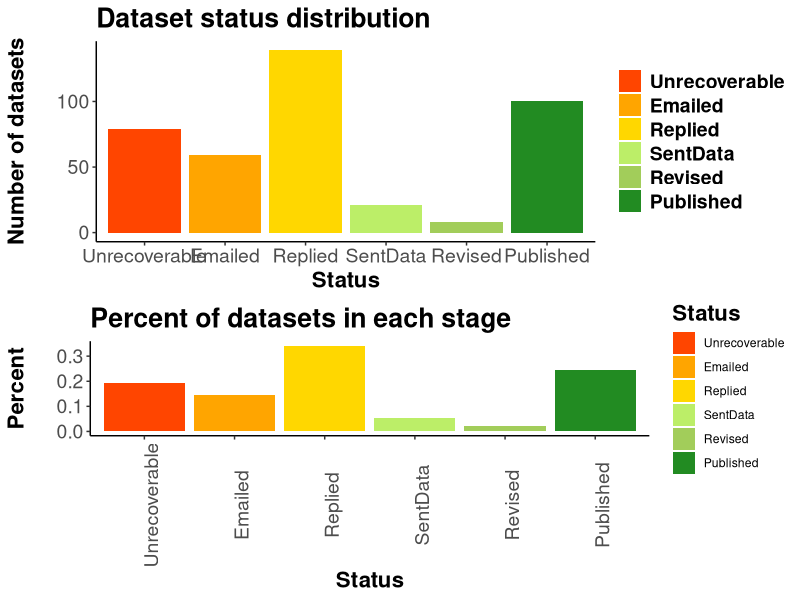

R code for this plot: (Note: this script raises an error after producing the figure.)
## ---- chunk 1

library(knitr)
library(dplyr)
library(readr)
library(ggplot2)
library(reshape2)
library(grid)
library(gridExtra)

rslt=read.csv('data/archResRevised.csv',header=T,stringsAsFactors=F)
rslt[rslt$Status=='published','Status']<-'Published'

rslt$succ=ifelse(rslt$Status %in% c('Published','SentData','Revised'),'aff','neg')
rslt$statSucc=ifelse(rslt$Status %in% c('Published','SentData','Revised'),1,2) # 1 = success, 2 = not successful

agDes=read.csv('data/ecoInfoAgencyDesig.csv',header=T,stringsAsFactors=T,col.names=c('agency','agGrp','agSubGrp'))
agDes$agGrp=gsub('nonProf','private',agDes$agGrp)

rslt2=merge(rslt,agDes,all.x=T)
## ---- chunk 2
statusCols=c('Unrecoverable'='orangered',
             'Emailed'='orange',
             'Replied'='gold',
             'SentData'='darkolivegreen2',
             'Revised'='darkolivegreen3',
             'Published'='forestgreen')

succCols=c('aff'='grey17',
           'neg'='grey89')

## ---- chunk 3

overall=table(rslt2$Status)
overallLong=melt(overall)
colnames(overallLong)=c('Status','nDatasets')
overall2=overallLong %>%
  mutate(prop=nDatasets/sum(nDatasets))

possible=overallLong %>%
  filter(!Status=='Unrecoverable') %>%
  mutate(prop=nDatasets/sum(nDatasets))

statusOrd=c('Unrecoverable','Emailed','Replied','SentData','Revised','Published')
#rslt2$Status=as.factor(rslt2$Status,levels=statusOrd,ordered=T)

statPlot=ggplot()+
  geom_bar(data=rslt2,
                 aes(x=factor(Status,levels=statusOrd,ordered=T),fill=Status))+
  scale_fill_manual(labels=statusOrd,values=statusCols,breaks=statusOrd)+
  theme(legend.title=element_blank())+
  theme(panel.grid.major = element_blank(),
        panel.grid.minor = element_blank(),
        panel.border = element_blank(),
        panel.background = element_blank())+
  #theme(axis.text.x = element_text(angle=90))+
  xlab('Status')+
  ylab('Number of datasets\n')+
  ggtitle('Dataset status distribution')+
  theme(axis.text=element_text(size=14),
        title=element_text(size=16,face="bold"),
        legend.text = element_text(size = 14, face = "bold"))+
  theme(axis.line.x = element_line(color="black"),
        axis.line.y = element_line(color="black"))

statPerc=ggplot(overall2,aes(x=factor(Status,levels=statusOrd,ordered=T),y=prop,fill=Status))+
  geom_bar(stat = "identity")+
  scale_fill_manual(labels=statusOrd,values=statusCols,breaks=statusOrd)+
  theme(axis.line=element_line('black'),
        panel.grid.major = element_blank(),
        panel.grid.minor = element_blank(),
        panel.border = element_blank(),
        panel.background = element_blank())+
  theme(axis.text.x = element_text(angle=90))+
  #ylim=c(0,300)+
  xlab('Status')+
  ylab('Percent\n')+
  ggtitle('Percent of datasets in each stage')+
  theme(axis.text=element_text(size=14),
        title=element_text(size=16,face="bold"))+
  theme(axis.line.x = element_line(color="black"),
        axis.line.y = element_line(color="black"))

grid.arrange(statPlot,statPerc, ncol = 1)

 # GOOD!
## ---- chunk 4

yrsCols=c("neg"='grey',
          "aff"='black')

catYN=as.data.frame(table(rslt2$dataType,rslt2$succ))
colnames(catYN)=c('category','succ','nDatasets')

broadSpl=strsplit(as.character(catYN$category),'-')
catYN$broad=sapply(broadSpl,function(x) x[1])
bioSub=sapply(broadSpl,function(x) x[2])

bioYN=catYN %>%
  filter(broad=='biological') %>%
  mutate(subCat=na.omit(bioSub)) %>%
  group_by(category) %>%
  mutate(prop=nDatasets/sum(nDatasets))
bioYN$subCat=factor(bioYN$subCat,levels=c('plankton','benthicInverts','fish','birds','mammals'))

##### general fields (biology grouped)

sums=bioYN %>%
  group_by(succ) %>%
  summarise(nDatasets=sum(nDatasets)) %>%
  mutate(category='biological') %>%
  select(category,succ,nDatasets)

broadDf=catYN %>%
  filter(!broad=='biological') %>%
  group_by(category) %>%
  mutate(prop=nDatasets/sum(nDatasets))
  
broadDf$category<-factor(broadDf$category,levels=c('physical','chemical','biological','ecosystem/habitat','social'))
broadDf[9:10,]<-sums

broadSucc=ggplot(broadDf,aes(x=category,y=nDatasets,fill=succ,order=rev(succ)))+
  geom_bar(stat = "identity")+
  scale_fill_manual(values=yrsCols,name='Success?',breaks=c('neg','aff'),labels=c('no','yes'))+
  theme(axis.line=element_line('black'),
        panel.grid.major = element_blank(),
        panel.grid.minor = element_blank(),
        panel.border = element_blank(),
        panel.background = element_blank())+
  theme(axis.text.x = element_text(angle=90))+
  #ylim=c(0,300)+
  xlab('Field')+
  ylab('Number of datasets\n')+
  ggtitle('Successes by project type')+
  theme(axis.text=element_text(size=14),
        title=element_text(size=16,face="bold"))+
  theme(axis.line.x = element_line(color="black"),
        axis.line.y = element_line(color="black"))

broadPerc=ggplot(broadDf[broadDf$succ=='aff',],aes(x=category,y=prop,order=rev(succ)))+
  geom_bar(stat = "identity")+
  #scale_fill_manual(values=yrsCols,name='Success?',breaks=c('neg','aff'),labels=c('no','yes'))+
  theme(axis.line=element_line('black'),
        panel.grid.major = element_blank(),
        panel.grid.minor = element_blank(),
        panel.border = element_blank(),
        panel.background = element_blank())+
  theme(axis.text.x = element_text(angle=90))+
  #ylim=c(0,300)+
  xlab('Field')+
  ylab('Percent successful')+
  ggtitle('Percent success by biology field')+
  theme(axis.text=element_text(size=14),
        title=element_text(size=16,face="bold"))

grid.arrange(broadSucc,broadPerc, ncol = 1)

## ---- chunk 5

bioSucc=ggplot(bioYN,aes(x=subCat,y=nDatasets,fill=succ,order=rev(succ)))+
  geom_bar(stat = "identity")+
  scale_fill_manual(values=yrsCols,name='Success?',breaks=c('neg','aff'),labels=c('no','yes'))+
  theme(axis.line=element_line('black'),
        panel.grid.major = element_blank(),
        panel.grid.minor = element_blank(),
        panel.border = element_blank(),
        panel.background = element_blank())+
  theme(axis.text.x = element_text(angle=90))+
  #ylim=c(0,300)+
  xlab('Field')+
  ylab('Number of datasets\n')+
  ggtitle('Successes of biology fields')+
  theme(axis.text=element_text(size=14),
        title=element_text(size=16,face="bold"))

bioPerc=ggplot(bioYN[bioYN$succ=='aff',],aes(x=subCat,y=prop,order=rev(succ)))+
  geom_bar(stat = "identity")+
  #scale_fill_manual(values=yrsCols,name='Success?',breaks=c('neg','aff'),labels=c('no','yes'))+
  theme(axis.line=element_line('black'),
        panel.grid.major = element_blank(),
        panel.grid.minor = element_blank(),
        panel.border = element_blank(),
        panel.background = element_blank())+
  theme(axis.text.x = element_text(angle=90))+
  #ylim=c(0,300)+
  xlab('Field')+
  ylab('Percent successful')+
  ggtitle('Percent success by biology field')+
  theme(axis.text=element_text(size=14),
        title=element_text(size=16,face="bold"))+
  theme(axis.line.x = element_line(color="black"),
        axis.line.y = element_line(color="black"))

grid.arrange(bioSucc, bioPerc, ncol = 1)
## ---- chunk 6

secYN=as.data.frame(table(rslt2$agGrp,rslt2$succ))
colnames(secYN)=c('sector','succ','nDatasets')

secYN2=secYN %>%
  group_by(sector) %>%
  mutate(prop=nDatasets/sum(nDatasets))
secYN$sector=factor(secYN$sector,levels=c('academia','government','private','tribe'))


secSucc=ggplot(secYN2,aes(x=sector,y=nDatasets,fill=succ,order=rev(succ)))+
  geom_bar(stat = "identity")+
  scale_fill_manual(values=yrsCols,name='Success?',breaks=c('neg','aff'),labels=c('no','yes'))+
  theme(axis.line=element_line('black'),
        panel.grid.major = element_blank(),
        panel.grid.minor = element_blank(),
        panel.border = element_blank(),
        panel.background = element_blank())+
  theme(axis.text.x = element_text(angle=90))+
  #ylim=c(0,300)+
  xlab('Sector')+
  ylab('Number of datasets\n')+
  ggtitle('Successes based on reaserch sector')+
  theme(axis.text=element_text(size=14),
        title=element_text(size=16,face="bold"))+
  theme(axis.line.x = element_line(color="black"),
        axis.line.y = element_line(color="black"))

secPerc=ggplot(secYN2[secYN2$succ=='aff',],aes(x=sector,y=prop,order=rev(succ)))+
  geom_bar(stat = "identity")+
  #scale_fill_manual(values=yrsCols,name='Success?',breaks=c('neg','aff'),labels=c('no','yes'))+
  theme(axis.line=element_line('black'),
        panel.grid.major = element_blank(),
        panel.grid.minor = element_blank(),
        panel.border = element_blank(),
        panel.background = element_blank())+
  theme(axis.text.x = element_text(angle=90))+
  #ylim=c(0,300)+
  xlab('Sector')+
  ylab('Percent successful\n')+
  ggtitle('Percent success by biology field')+
  theme(axis.text=element_text(size=14),
        title=element_text(size=16,face="bold"))

grid.arrange(secSucc, secPerc, ncol = 1)
## ---- chunk 7
secSubYN=as.data.frame(table(rslt2$agSubGrp,rslt2$succ))
colnames(secSubYN)=c('subSector','succ','nDatasets')

secSubYN2=secSubYN %>%
  group_by(subSector) %>%
  mutate(prop=nDatasets/sum(nDatasets))
secSubYN$sector=factor(secSubYN$subSector,levels=c('academia','government','private','tribe'))


subSecSucc=ggplot(secSubYN2,aes(x=subSector,y=nDatasets,fill=succ,order=rev(succ)))+
  geom_bar(stat = "identity")+
  scale_fill_manual(values=yrsCols,name='Success?',breaks=c('neg','aff'),labels=c('no','yes'))+
  theme(axis.line=element_line('black'),
        panel.grid.major = element_blank(),
        panel.grid.minor = element_blank(),
        panel.border = element_blank(),
        panel.background = element_blank())+
  theme(axis.text.x = element_text(angle=90))+
  #ylim=c(0,300)+
  xlab('Sector')+
  ylab('Number of datasets\n')+
  ggtitle('Successes based on reaserch sector type')+
  theme(axis.text=element_text(size=14),
        title=element_text(size=16,face="bold"))

subSecPerc=ggplot(secSubYN2[secSubYN2$succ=='aff',],aes(x=subSector,y=prop,order=rev(succ)))+
  geom_bar(stat = "identity")+
  #scale_fill_manual(values=yrsCols,name='Success?',breaks=c('neg','aff'),labels=c('no','yes'))+
  theme(axis.line=element_line('black'),
        panel.grid.major = element_blank(),
        panel.grid.minor = element_blank(),
        panel.border = element_blank(),
        panel.background = element_blank())+
  theme(axis.text.x = element_text(angle=90))+
  #ylim=c(0,300)+
  xlab('Sector')+
  ylab('Percent successful\n')+
  ggtitle('Percent success by research sector type')+
  theme(axis.text=element_text(size=14),
        title=element_text(size=16,face="bold"))

grid.arrange(subSecSucc, subSecPerc, ncol = 1)
## ---- chunk 8

rslt2$succ<-ifelse(rslt2$Status %in% c('Unrecoverable','Emailed','Replied'),1,0)

endYr=rslt2 %>%
  filter(!end<1989) %>%
  filter(!end>2010) %>%
  select(succ,end)

endYrs=as.data.frame(table(endYr$end,endYr$succ))
colnames(endYrs)=c('year','succ','freq')

yrsCols=c("1"='orangered',
           "0"='forestgreen')

ggplot(endYrs,aes(x=year,y=freq,fill=succ,order=rev(succ)))+
  geom_bar(stat = "identity")+
  scale_fill_manual(values=yrsCols,name='Success?',breaks=c('1','0'),labels=c('no','yes'))+
  theme(axis.line=element_line('black'),
        panel.grid.major = element_blank(),
        panel.grid.minor = element_blank(),
        panel.border = element_blank(),
        panel.background = element_blank())+
  theme(axis.text.x = element_text(angle=90))+
  xlab('Year')+
  ylab('Number of datasets\n')+
  ggtitle('Temporal distrtibution of EVOS datasets collected\nbased on the LAST year projects were funded')+
  theme(axis.text=element_text(size=14),
        title=element_text(size=16,face="bold"))
## ---- chunk 9
library(plyr)
yrsList=list()
placer=1
for(i in 1:nrow(rslt2)) {
  yrsList[[i]]=as.numeric(rslt2$start[i]):as.numeric(rslt2$end[i])
  placer=placer+1
}

yrsDf=ldply(yrsList,rbind)
yrsDf$status=rslt2$Status
yrsDf$category=rslt2$category
colnames(yrsDf)=c(paste('yrs',colnames(yrsDf)[1:89],sep='.'),'status','category')

yrsLng=reshape(yrsDf,varying=c(1:89),direction='long')
yrs3=yrsLng %>%
  filter(!is.na(yrs)) %>% 
  filter(!yrs<1989) %>%
  filter(!yrs>2010) %>%
  mutate(succ=ifelse(status %in% c('Published','SentData','Revised'),'aff','neg')) %>%
  select(succ,category,yrs)

totYrs=as.data.frame(table(yrs3$yrs,yrs3$succ))
colnames(totYrs)=c('year','succ','freq')

yrsCols=c("neg"='orangered',
          "aff"='forestgreen')

ggplot(totYrs,aes(x=year,y=freq,fill=succ,order=rev(succ)))+
  geom_bar(stat = "identity")+
  scale_fill_manual(values=yrsCols,name='Success?',breaks=c('aff','neg'),labels=c('no','yes'))+
  theme(axis.line=element_line('black'),
        panel.grid.major = element_blank(),
        panel.grid.minor = element_blank(),
        panel.border = element_blank(),
        panel.background = element_blank())+
  theme(axis.text.x = element_text(angle=90))+
  xlab('Year')+
  ylab('Number of datasets\n')+
  ggtitle('Temporal distrtibution of EVOS datasets collected\nbased on year data were collected')+
  theme(axis.text=element_text(size=14),
        title=element_text(size=16,face="bold"))+
  theme(axis.line.x = element_line(color="black"),
        axis.line.y = element_line(color="black")) ### GOOD!
## ---- chunk 10
reas=rslt2 %>%
  filter(Status=='Unrecoverable') %>%
  select(Status,reason)
reasTab=as.data.frame(table(reas$reason))
colnames(reasTab)=c('reason','nDatasets')

## add in status = 'emailed' to 'no contact info' & status = "replied" to unwilling to share? ...discuss with group

reasTab[reasTab$reason=='no contact info',"nDatasets"] <- (reasTab[reasTab$reason=='no contact info',"nDatasets"] + length(rslt2[rslt2$Status=='Emailed','Status']))

reasTab[reasTab$reason=='unwilling to share',"nDatasets"] <- (reasTab[reasTab$reason=='unwilling to share',"nDatasets"] + length(rslt2[rslt2$Status=='Replied','Status']))
reasTab<-arrange(reasTab,desc(nDatasets))
reasTab$reason<-factor(reasTab$reason,levels = reasTab$reason,ordered = T)

whyNot<-ggplot(reasTab,aes(x=reason,y=nDatasets))+
  geom_bar(stat = "identity")+
  theme(axis.line=element_line('black'),
        panel.grid.major = element_blank(),
        panel.grid.minor = element_blank(),
        panel.border = element_blank(),
        panel.background = element_blank())+
  theme(axis.text.x = element_text(angle=90))+
  xlab('\nReason data were not recovered')+
  ylab('Number of datasets\n')+
  ggtitle('Why are data not recovered?')+
  theme(axis.text=element_text(size=14),
        title=element_text(size=16,face="bold")) ## *** add each n as text above bar
whyNot
## ---- chunk 11

comp=data.frame(study=c('SavageVickers2009','WichertsEtAl2006','Wolins1962','evostcProject2012'),
                n=c(10,249,37,406),
                successRate=c(0.10,0.26,0.24,0.32))
comp

stComparison<-ggplot(comp,aes(x=study,y=successRate))+
  geom_bar(stat = "identity")+
  theme(axis.line=element_line('black'),
        panel.grid.major = element_blank(),
        panel.grid.minor = element_blank(),
        panel.border = element_blank(),
        panel.background = element_blank())+
  theme(axis.text.x = element_text(angle=90))+
  xlab('\nStudy')+
  ylim(0,0.5)+
  ylab('Percent successful\n')+
  ggtitle('Success rates from four data recovery studies')+
  theme(axis.text=element_text(size=14),
        title=element_text(size=16,face="bold"))+
  theme(axis.line.x = element_line(color="black"),
        axis.line.y = element_line(color="black"))+
  annotate("text",x=1,y=comp$successRate[4]+0.05,label=as.character(comp$n[4]))+
  annotate("text",x=2,y=comp$successRate[1]+0.05,label=as.character(comp$n[1]))+
  annotate("text",x=3,y=comp$successRate[2]+0.05,label=as.character(comp$n[2]))+
  annotate("text",x=4,y=comp$successRate[3]+0.05,label=as.character(comp$n[3]))
stComparison
